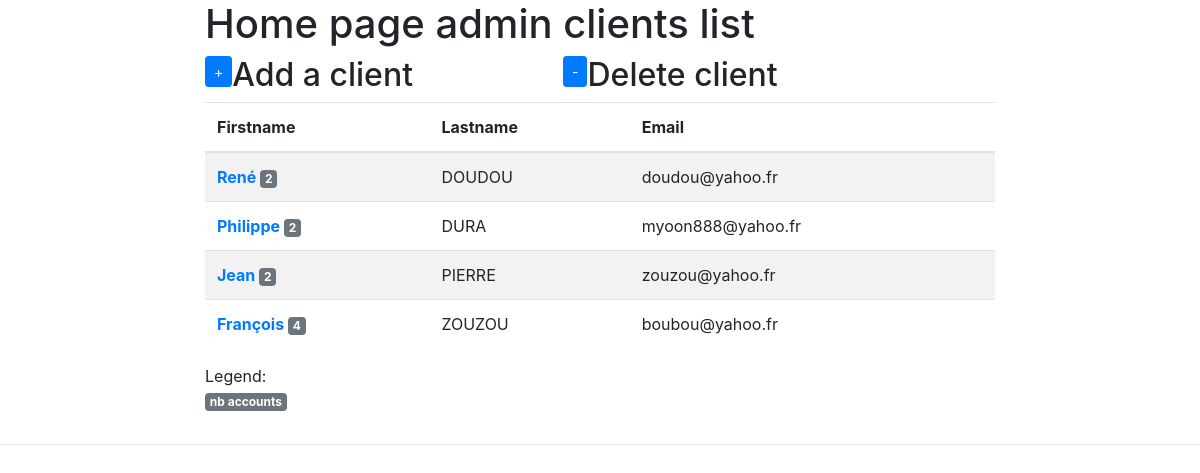
Screenshot of /home_admin with the database file from the repository.
### model.py (models this page shows, shortened)
class Client(Base):
    __tablename__ = 'clients'
    client_id = Column(Integer, primary_key=True)
    firstname = Column(String(30), nullable=False)
    lastname = Column(String(30), nullable=False)
    email = Column(String(75), nullable=True)
    accounts = relationship("BankAccount", back_populates="client")
    token = Column(String(30), nullable=False)
    password = Column(String(30), nullable=True)
    current_sum = Column(Integer, nullable=False)

### controller.py (the view)
def home_admin():
    log.info('Controler home admin starts')# on crée un message dans le log au niveau de gravité le plus bas c a d info
    clients = db.query(Client).order_by(Client.lastname) # soumet une requête à la base de données à l'aide de la méthode query à laquelle on passe en paramètre une classe faisant référence à une table de la base de données, order_by, méthode qui permet de trié suivant un champ de la table ici last_name(Client.last_name)
    return render_template("home.html", clients=clients)# la variable clients fait référence à la donnée que l'on va injecter dans la page html home.htlm au niveau de la variable clients dans la même page, on peut mettre autant de champs ou de mots clés (nom de variable qui ne sont pas soumis) que l'on veut séparés par une virgule

### main.py (called while the page is built)
@app.teardown_appcontext #ici on purge la cache de flask au démarrage du serveur
def cleanup(resp_or_exc):
    db.remove() # ici on vide la base de données

### templates/home.html
{% extends "base_boot.html" %}
{% block title %}Home page admin clients list{% endblock %}
{% block body %}
<div class="add_client"><h2> Add a client <a class="btn btn-primary btn-sm" href="{{ url_for('add_client_admin') }}" role="button">+</a></h2></div>
<div class="del_client"><h2> Delete client <a class="btn btn-primary btn-sm" href="{{ url_for('delete_client') }}" role="button">-</a></h2></div>
<table class="table table-striped">
    <thead>
        <tr>
            <th scope="col">Firstname</th>
            <th scope="col">Lastname</th>
            <th scope="col">Email</th>
        </tr>
    </thead>
    <tbody>
        {% for client in clients %}
        <tr>
            <th scope="row">
                <a href="{{ url_for('client_file', token=client.token) }}">{{ client.firstname }}</a>
                <span class="badge badge-secondary">{{client.accounts|length}}</span>
            </th>
            <td>{{ client.lastname }}</td>
            <td>{{ client.email }}</td>
        </tr>
        {% endfor %}
    </tbody>
</table>
<p>Legend:
<br/><span class="badge badge-secondary">nb accounts</span>
</p>
{% endblock %}

### templates/base_boot.html (shortened to what this page needs)
<!doctype html>
<html lang="en">
  <head>
      <link rel="stylesheet" href="{{ url_for('static',filename='style/bootstrap.min.css') }}">
    <link rel="stylesheet" href="https://stackpath.bootstrapcdn.com/bootstrap/4.3.1/css/bootstrap.min.css"
>
    <link rel="stylesheet" href="{{ url_for('static',filename='style/button_css.css') }}">
  </head>
  <body>
    <div class="row">
            <div class="col-md-2"></div>
            <div class="col-md-8">
                <h1>{% block title %}{% endblock %}</h1>
                {% block body %}{% endblock %}</div>
            <div class="col-md-2"></div>
        </div>
        <hr/>
  </body>
</html>

### static/style/button_css.css (style rules this page uses)
.btn-primary { float: left; }
.add_client { float: left; }
.del_client { float: left; margin-left: 150px; }

### rows the page displays
Client: firstname "René", accounts|length "2", lastname "DOUDOU", email "doudou@yahoo.fr"
Client: firstname "Philippe", accounts|length "2", lastname "DURA", email "myoon888@yahoo.fr"
Client: firstname "Jean", accounts|length "2", lastname "PIERRE", email "zouzou@yahoo.fr"
Client: firstname "François", accounts|length "4", lastname "ZOUZOU", email "boubou@yahoo.fr"
